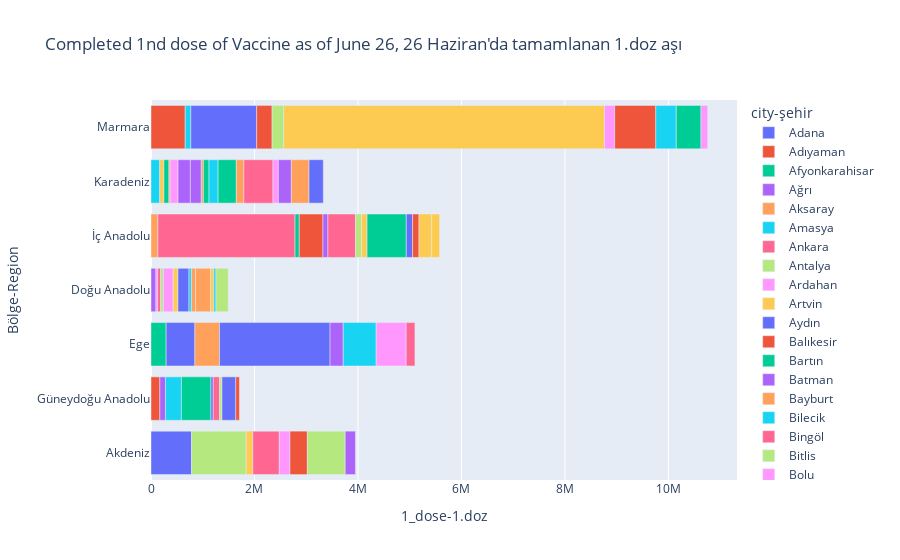

The notebook cell this image was saved under:
### Code cell
fig = px.bar(covid, x="1_dose-1.doz", y="Bölge-Region", color="city-şehir", title="Completed 1nd dose of Vaccine as of June 26, 26 Haziran'da tamamlanan 1.doz aşı")
fig.show()

### Figure 1 — Plotly figure (JSON) as saved in the notebook; plotly's stock layout.template omitted (floating-point values rounded to 4 significant figures)
{"data": [{"alignmentgroup": "True", "hovertemplate": "city-şehir=Adana<br>1_dose-1.doz=%{x}<br>Bölge-Region=%{y}<extra></extra>", "legendgroup": "Adana", "marker": {"color": "#636efa", "pattern": {"shape": ""}}, "name": "Adana", "offsetgroup": "Adana", "orientation": "h", "showlegend": true, "textposition": "auto", "type": "bar", "x": [784464], "xaxis": "x", "y": ["Akdeniz"], "yaxis": "y"}, {"alignmentgroup": "True", "hovertemplate": "city-şehir=Adıyaman<br>1_dose-1.doz=%{x}<br>Bölge-Region=%{y}<extra></extra>", "legendgroup": "Adıyaman", "marker": {"color": "#EF553B", "pattern": {"shape": ""}}, "name": "Adıyaman", "offsetgroup": "Adıyaman", "orientation": "h", "showlegend": true, "textposition": "auto", "type": "bar", "x": [170847], "xaxis": "x", "y": ["Güneydoğu Anadolu"], "yaxis": "y"}, {"alignmentgroup": "True", "hovertemplate": "city-şehir=Afyonkarahisar<br>1_dose-1.doz=%{x}<br>Bölge-Region=%{y}<extra></extra>", "legendgroup": "Afyonkarahisar", "marker": {"color": "#00cc96", "pattern": {"shape": ""}}, "name": "Afyonkarahisar", "offsetgroup": "Afyonkarahisar", "orientation": "h", "showlegend": true, "textposition": "auto", "type": "bar", "x": [292611], "xaxis": "x", "y": ["Ege"], "yaxis": "y"}, {"alignmentgroup": "True", "hovertemplate": "city-şehir=Ağrı<br>1_dose-1.doz=%{x}<br>Bölge-Region=%{y}<extra></extra>", "legendgroup": "Ağrı", "marker": {"color": "#ab63fa", "pattern": {"shape": ""}}, "name": "Ağrı", "offsetgroup": "Ağrı", "orientation": "h", "showlegend": true, "textposition": "auto", "type": "bar", "x": [94807], "xaxis": "x", "y": ["Doğu Anadolu"], "yaxis": "y"}, {"alignmentgroup": "True", "hovertemplate": "city-şehir=Aksaray<br>1_dose-1.doz=%{x}<br>Bölge-Region=%{y}<extra></extra>", "legendgroup": "Aksaray", "marker": {"color": "#FFA15A", "pattern": {"shape": ""}}, "name": "Aksaray", "offsetgroup": "Aksaray", "orientation": "h", "showlegend": true, "textposition": "auto", "type": "bar", "x": [131889], "xaxis": "x", "y": ["İç Anadolu"], "yaxis": "y"}, {"alignmentgroup": "True", "hovertemplate": "city-şehir=Amasya<br>1_dose-1.doz=%{x}<br>Bölge-Region=%{y}<extra></extra>", "legendgroup": "Amasya", "marker": {"color": "#19d3f3", "pattern": {"shape": ""}}, "name": "Amasya", "offsetgroup": "Amasya", "orientation": "h", "showlegend": true, "textposition": "auto", "type": "bar", "x": [169285], "xaxis": "x", "y": ["Karadeniz"], "yaxis": "y"}, {"alignmentgroup": "True", "hovertemplate": "city-şehir=Ankara<br>1_dose-1.doz=%{x}<br>Bölge-Region=%{y}<extra></extra>", "legendgroup": "Ankara", "marker": {"color": "#FF6692", "pattern": {"shape": ""}}, "name": "Ankara", "offsetgroup": "Ankara", "orientation": "h", "showlegend": true, "textposition": "auto", "type": "bar", "x": [2652085], "xaxis": "x", "y": ["İç Anadolu"], "yaxis": "y"}, {"alignmentgroup": "True", "hovertemplate": "city-şehir=Antalya<br>1_dose-1.doz=%{x}<br>Bölge-Region=%{y}<extra></extra>", "legendgroup": "Antalya", "marker": {"color": "#B6E880", "pattern": {"shape": ""}}, "name": "Antalya", "offsetgroup": "Antalya", "orientation": "h", "showlegend": true, "textposition": "auto", "type": "bar", "x": [1055350], "xaxis": "x", "y": ["Akdeniz"], "yaxis": "y"}, {"alignmentgroup": "True", "hovertemplate": "city-şehir=Ardahan<br>1_dose-1.doz=%{x}<br>Bölge-Region=%{y}<extra></extra>", "legendgroup": "Ardahan", "marker": {"color": "#FF97FF", "pattern": {"shape": ""}}, "name": "Ardahan", "offsetgroup": "Ardahan", "orientation": "h", "showlegend": true, "textposition": "auto", "type": "bar", "x": [34629], "xaxis": "x", "y": ["Doğu Anadolu"], "yaxis": "y"}, {"alignmentgroup": "True", "hovertemplate": "city-şehir=Artvin<br>1_dose-1.doz=%{x}<br>Bölge-Region=%{y}<extra></extra>", "legendgroup": "Artvin", "marker": {"color": "#FECB52", "pattern": {"shape": ""}}, "name": "Artvin", "offsetgroup": "Artvin", "orientation": "h", "showlegend": true, "textposition": "auto", "type": "bar", "x": [80554], "xaxis": "x", "y": ["Karadeniz"], "yaxis": "y"}, {"alignmentgroup": "True", "hovertemplate": "city-şehir=Aydın<br>1_dose-1.doz=%{x}<br>Bölge-Region=%{y}<extra></extra>", "legendgroup": "Aydın", "marker": {"color": "#636efa", "pattern": {"shape": ""}}, "name": "Aydın", "offsetgroup": "Aydın", "orientation": "h", "showlegend": true, "textposition": "auto", "type": "bar", "x": [555807], "xaxis": "x", "y": ["Ege"], "yaxis": "y"}, {"alignmentgroup": "True", "hovertemplate": "city-şehir=Balıkesir<br>1_dose-1.doz=%{x}<br>Bölge-Region=%{y}<extra></extra>", "legendgroup": "Balıkesir", "marker": {"color": "#EF553B", "pattern": {"shape": ""}}, "name": "Balıkesir", "offsetgroup": "Balıkesir", "orientation": "h", "showlegend": true, "textposition": "auto", "type": "bar", "x": [661424], "xaxis": "x", "y": ["Marmara"], "yaxis": "y"}, {"alignmentgroup": "True", "hovertemplate": "city-şehir=Bartın<br>1_dose-1.doz=%{x}<br>Bölge-Region=%{y}<extra></extra>", "legendgroup": "Bartın", "marker": {"color": "#00cc96", "pattern": {"shape": ""}}, "name": "Bartın", "offsetgroup": "Bartın", "orientation": "h", "showlegend": true, "textposition": "auto", "type": "bar", "x": [96816], "xaxis": "x", "y": ["Karadeniz"], "yaxis": "y"}, {"alignmentgroup": "True", "hovertemplate": "city-şehir=Batman<br>1_dose-1.doz=%{x}<br>Bölge-Region=%{y}<extra></extra>", "legendgroup": "Batman", "marker": {"color": "#ab63fa", "pattern": {"shape": ""}}, "name": "Batman", "offsetgroup": "Batman", "orientation": "h", "showlegend": true, "textposition": "auto", "type": "bar", "x": [108989], "xaxis": "x", "y": ["Güneydoğu Anadolu"], "yaxis": "y"}, {"alignmentgroup": "True", "hovertemplate": "city-şehir=Bayburt<br>1_dose-1.doz=%{x}<br>Bölge-Region=%{y}<extra></extra>", "legendgroup": "Bayburt", "marker": {"color": "#FFA15A", "pattern": {"shape": ""}}, "name": "Bayburt", "offsetgroup": "Bayburt", "orientation": "h", "showlegend": true, "textposition": "auto", "type": "bar", "x": [24128], "xaxis": "x", "y": ["Karadeniz"], "yaxis": "y"}, {"alignmentgroup": "True", "hovertemplate": "city-şehir=Bilecik<br>1_dose-1.doz=%{x}<br>Bölge-Region=%{y}<extra></extra>", "legendgroup": "Bilecik", "marker": {"color": "#19d3f3", "pattern": {"shape": ""}}, "name": "Bilecik", "offsetgroup": "Bilecik", "orientation": "h", "showlegend": true, "textposition": "auto", "type": "bar", "x": [108385], "xaxis": "x", "y": ["Marmara"], "yaxis": "y"}, {"alignmentgroup": "True", "hovertemplate": "city-şehir=Bingöl<br>1_dose-1.doz=%{x}<br>Bölge-Region=%{y}<extra></extra>", "legendgroup": "Bingöl", "marker": {"color": "#FF6692", "pattern": {"shape": ""}}, "name": "Bingöl", "offsetgroup": "Bingöl", "orientation": "h", "showlegend": true, "textposition": "auto", "type": "bar", "x": [57366], "xaxis": "x", "y": ["Doğu Anadolu"], "yaxis": "y"}, {"alignmentgroup": "True", "hovertemplate": "city-şehir=Bitlis<br>1_dose-1.doz=%{x}<br>Bölge-Region=%{y}<extra></extra>", "legendgroup": "Bitlis", "marker": {"color": "#B6E880", "pattern": {"shape": ""}}, "name": "Bitlis", "offsetgroup": "Bitlis", "orientation": "h", "showlegend": true, "textposition": "auto", "type": "bar", "x": [51093], "xaxis": "x", "y": ["Doğu Anadolu"], "yaxis": "y"}, {"alignmentgroup": "True", "hovertemplate": "city-şehir=Bolu<br>1_dose-1.doz=%{x}<br>Bölge-Region=%{y}<extra></extra>", "legendgroup": "Bolu", "marker": {"color": "#FF97FF", "pattern": {"shape": ""}}, "name": "Bolu", "offsetgroup": "Bolu", "orientation": "h", "showlegend": true, "textposition": "auto", "type": "bar", "x": [151636], "xaxis": "x", "y": ["Karadeniz"], "yaxis": "y"}, {"alignmentgroup": "True", "hovertemplate": "city-şehir=Burdur<br>1_dose-1.doz=%{x}<br>Bölge-Region=%{y}<extra></extra>", "legendgroup": "Burdur", "marker": {"color": "#FECB52", "pattern": {"shape": ""}}, "name": "Burdur", "offsetgroup": "Burdur", "orientation": "h", "showlegend": true, "textposition": "auto", "type": "bar", "x": [128036], "xaxis": "x", "y": ["Akdeniz"], "yaxis": "y"}, {"alignmentgroup": "True", "hovertemplate": "city-şehir=Bursa<br>1_dose-1.doz=%{x}<br>Bölge-Region=%{y}<extra></extra>", "legendgroup": "Bursa", "marker": {"color": "#636efa", "pattern": {"shape": ""}}, "name": "Bursa", "offsetgroup": "Bursa", "orientation": "h", "showlegend": true, "textposition": "auto", "type": "bar", "x": [1272038], "xaxis": "x", "y": ["Marmara"], "yaxis": "y"}, {"alignmentgroup": "True", "hovertemplate": "city-şehir=Çanakkale<br>1_dose-1.doz=%{x}<br>Bölge-Region=%{y}<extra></extra>", "legendgroup": "Çanakkale", "marker": {"color": "#EF553B", "pattern": {"shape": ""}}, "name": "Çanakkale", "offsetgroup": "Çanakkale", "orientation": "h", "showlegend": true, "textposition": "auto", "type": "bar", "x": [298662], "xaxis": "x", "y": ["Marmara"], "yaxis": "y"}, {"alignmentgroup": "True", "hovertemplate": "city-şehir=Çankırı<br>1_dose-1.doz=%{x}<br>Bölge-Region=%{y}<extra></extra>", "legendgroup": "Çankırı", "marker": {"color": "#00cc96", "pattern": {"shape": ""}}, "name": "Çankırı", "offsetgroup": "Çankırı", "orientation": "h", "showlegend": true, "textposition": "auto", "type": "bar", "x": [81521], "xaxis": "x", "y": ["İç Anadolu"], "yaxis": "y"}, {"alignmentgroup": "True", "hovertemplate": "city-şehir=Çorum<br>1_dose-1.doz=%{x}<br>Bölge-Region=%{y}<extra></extra>", "legendgroup": "Çorum", "marker": {"color": "#ab63fa", "pattern": {"shape": ""}}, "name": "Çorum", "offsetgroup": "Çorum", "orientation": "h", "showlegend": true, "textposition": "auto", "type": "bar", "x": [238440], "xaxis": "x", "y": ["Karadeniz"], "yaxis": "y"}, {"alignmentgroup": "True", "hovertemplate": "city-şehir=Denizli<br>1_dose-1.doz=%{x}<br>Bölge-Region=%{y}<extra></extra>", "legendgroup": "Denizli", "marker": {"color": "#FFA15A", "pattern": {"shape": ""}}, "name": "Denizli", "offsetgroup": "Denizli", "orientation": "h", "showlegend": true, "textposition": "auto", "type": "bar", "x": [475605], "xaxis": "x", "y": ["Ege"], "yaxis": "y"}, {"alignmentgroup": "True", "hovertemplate": "city-şehir=Diyarbakır<br>1_dose-1.doz=%{x}<br>Bölge-Region=%{y}<extra></extra>", "legendgroup": "Diyarbakır", "marker": {"color": "#19d3f3", "pattern": {"shape": ""}}, "name": "Diyarbakır", "offsetgroup": "Diyarbakır", "orientation": "h", "showlegend": true, "textposition": "auto", "type": "bar", "x": [307868], "xaxis": "x", "y": ["Güneydoğu Anadolu"], "yaxis": "y"}, {"alignmentgroup": "True", "hovertemplate": "city-şehir=Düzce<br>1_dose-1.doz=%{x}<br>Bölge-Region=%{y}<extra></extra>", "legendgroup": "Düzce", "marker": {"color": "#FF6692", "pattern": {"shape": ""}}, "name": "Düzce", "offsetgroup": "Düzce", "orientation": "h", "showlegend": true, "textposition": "auto", "type": "bar", "x": [158046], "xaxis": "x", "y": [null], "yaxis": "y"}, {"alignmentgroup": "True", "hovertemplate": "city-şehir=Edirne<br>1_dose-1.doz=%{x}<br>Bölge-Region=%{y}<extra></extra>", "legendgroup": "Edirne", "marker": {"color": "#B6E880", "pattern": {"shape": ""}}, "name": "Edirne", "offsetgroup": "Edirne", "orientation": "h", "showlegend": true, "textposition": "auto", "type": "bar", "x": [226150], "xaxis": "x", "y": ["Marmara"], "yaxis": "y"}, {"alignmentgroup": "True", "hovertemplate": "city-şehir=Elazığ<br>1_dose-1.doz=%{x}<br>Bölge-Region=%{y}<extra></extra>", "legendgroup": "Elazığ", "marker": {"color": "#FF97FF", "pattern": {"shape": ""}}, "name": "Elazığ", "offsetgroup": "Elazığ", "orientation": "h", "showlegend": true, "textposition": "auto", "type": "bar", "x": [191848], "xaxis": "x", "y": ["Doğu Anadolu"], "yaxis": "y"}, {"alignmentgroup": "True", "hovertemplate": "city-şehir=Erzincan<br>1_dose-1.doz=%{x}<br>Bölge-Region=%{y}<extra></extra>", "legendgroup": "Erzincan", "marker": {"color": "#FECB52", "pattern": {"shape": ""}}, "name": "Erzincan", "offsetgroup": "Erzincan", "orientation": "h", "showlegend": true, "textposition": "auto", "type": "bar", "x": [91827], "xaxis": "x", "y": ["Doğu Anadolu"], "yaxis": "y"}, {"alignmentgroup": "True", "hovertemplate": "city-şehir=Erzurum<br>1_dose-1.doz=%{x}<br>Bölge-Region=%{y}<extra></extra>", "legendgroup": "Erzurum", "marker": {"color": "#636efa", "pattern": {"shape": ""}}, "name": "Erzurum", "offsetgroup": "Erzurum", "orientation": "h", "showlegend": true, "textposition": "auto", "type": "bar", "x": [212225], "xaxis": "x", "y": ["Doğu Anadolu"], "yaxis": "y"}, {"alignmentgroup": "True", "hovertemplate": "city-şehir=Eskişehir<br>1_dose-1.doz=%{x}<br>Bölge-Region=%{y}<extra></extra>", "legendgroup": "Eskişehir", "marker": {"color": "#EF553B", "pattern": {"shape": ""}}, "name": "Eskişehir", "offsetgroup": "Eskişehir", "orientation": "h", "showlegend": true, "textposition": "auto", "type": "bar", "x": [457620], "xaxis": "x", "y": ["İç Anadolu"], "yaxis": "y"}, {"alignmentgroup": "True", "hovertemplate": "city-şehir=Gaziantep<br>1_dose-1.doz=%{x}<br>Bölge-Region=%{y}<extra></extra>", "legendgroup": "Gaziantep", "marker": {"color": "#00cc96", "pattern": {"shape": ""}}, "name": "Gaziantep", "offsetgroup": "Gaziantep", "orientation": "h", "showlegend": true, "textposition": "auto", "type": "bar", "x": [570536], "xaxis": "x", "y": ["Güneydoğu Anadolu"], "yaxis": "y"}, {"alignmentgroup": "True", "hovertemplate": "city-şehir=Giresun<br>1_dose-1.doz=%{x}<br>Bölge-Region=%{y}<extra></extra>", "legendgroup": "Giresun", "marker": {"color": "#ab63fa", "pattern": {"shape": ""}}, "name": "Giresun", "offsetgroup": "Giresun", "orientation": "h", "showlegend": true, "textposition": "auto", "type": "bar", "x": [210905], "xaxis": "x", "y": ["Karadeniz"], "yaxis": "y"}, {"alignmentgroup": "True", "hovertemplate": "city-şehir=Gümüşhane<br>1_dose-1.doz=%{x}<br>Bölge-Region=%{y}<extra></extra>", "legendgroup": "Gümüşhane", "marker": {"color": "#FFA15A", "pattern": {"shape": ""}}, "name": "Gümüşhane", "offsetgroup": "Gümüşhane", "orientation": "h", "showlegend": true, "textposition": "auto", "type": "bar", "x": [41380], "xaxis": "x", "y": ["Karadeniz"], "yaxis": "y"}, {"alignmentgroup": "True", "hovertemplate": "city-şehir=Hakkari<br>1_dose-1.doz=%{x}<br>Bölge-Region=%{y}<extra></extra>", "legendgroup": "Hakkari", "marker": {"color": "#19d3f3", "pattern": {"shape": ""}}, "name": "Hakkari", "offsetgroup": "Hakkari", "orientation": "h", "showlegend": true, "textposition": "auto", "type": "bar", "x": [47078], "xaxis": "x", "y": ["Doğu Anadolu"], "yaxis": "y"}, {"alignmentgroup": "True", "hovertemplate": "city-şehir=Hatay<br>1_dose-1.doz=%{x}<br>Bölge-Region=%{y}<extra></extra>", "legendgroup": "Hatay", "marker": {"color": "#FF6692", "pattern": {"shape": ""}}, "name": "Hatay", "offsetgroup": "Hatay", "orientation": "h", "showlegend": true, "textposition": "auto", "type": "bar", "x": [512074], "xaxis": "x", "y": ["Akdeniz"], "yaxis": "y"}, {"alignmentgroup": "True", "hovertemplate": "city-şehir=Iğdır<br>1_dose-1.doz=%{x}<br>Bölge-Region=%{y}<extra></extra>", "legendgroup": "Iğdır", "marker": {"color": "#B6E880", "pattern": {"shape": ""}}, "name": "Iğdır", "offsetgroup": "Iğdır", "orientation": "h", "showlegend": true, "textposition": "auto", "type": "bar", "x": [43627], "xaxis": "x", "y": [null], "yaxis": "y"}, {"alignmentgroup": "True", "hovertemplate": "city-şehir=Isparta<br>1_dose-1.doz=%{x}<br>Bölge-Region=%{y}<extra></extra>", "legendgroup": "Isparta", "marker": {"color": "#FF97FF", "pattern": {"shape": ""}}, "name": "Isparta", "offsetgroup": "Isparta", "orientation": "h", "showlegend": true, "textposition": "auto", "type": "bar", "x": [205991], "xaxis": "x", "y": ["Akdeniz"], "yaxis": "y"}, {"alignmentgroup": "True", "hovertemplate": "city-şehir=İstanbul<br>1_dose-1.doz=%{x}<br>Bölge-Region=%{y}<extra></extra>", "legendgroup": "İstanbul", "marker": {"color": "#FECB52", "pattern": {"shape": ""}}, "name": "İstanbul", "offsetgroup": "İstanbul", "orientation": "h", "showlegend": true, "textposition": "auto", "type": "bar", "x": [6197550], "xaxis": "x", "y": ["Marmara"], "yaxis": "y"}, {"alignmentgroup": "True", "hovertemplate": "city-şehir=İzmir<br>1_dose-1.doz=%{x}<br>Bölge-Region=%{y}<extra></extra>", "legendgroup": "İzmir", "marker": {"color": "#636efa", "pattern": {"shape": ""}}, "name": "İzmir", "offsetgroup": "İzmir", "orientation": "h", "showlegend": true, "textposition": "auto", "type": "bar", "x": [2136705], "xaxis": "x", "y": ["Ege"], "yaxis": "y"}, {"alignmentgroup": "True", "hovertemplate": "city-şehir=Kahramanmaraş<br>1_dose-1.doz=%{x}<br>Bölge-Region=%{y}<extra></extra>", "legendgroup": "Kahramanmaraş", "marker": {"color": "#EF553B", "pattern": {"shape": ""}}, "name": "Kahramanmaraş", "offsetgroup": "Kahramanmaraş", "orientation": "h", "showlegend": true, "textposition": "auto", "type": "bar", "x": [336185], "xaxis": "x", "y": ["Akdeniz"], "yaxis": "y"}, {"alignmentgroup": "True", "hovertemplate": "city-şehir=Karabük<br>1_dose-1.doz=%{x}<br>Bölge-Region=%{y}<extra></extra>", "legendgroup": "Karabük", "marker": {"color": "#00cc96", "pattern": {"shape": ""}}, "name": "Karabük", "offsetgroup": "Karabük", "orientation": "h", "showlegend": true, "textposition": "auto", "type": "bar", "x": [107924], "xaxis": "x", "y": ["Karadeniz"], "yaxis": "y"}, {"alignmentgroup": "True", "hovertemplate": "city-şehir=Karaman<br>1_dose-1.doz=%{x}<br>Bölge-Region=%{y}<extra></extra>", "legendgroup": "Karaman", "marker": {"color": "#ab63fa", "pattern": {"shape": ""}}, "name": "Karaman", "offsetgroup": "Karaman", "orientation": "h", "showlegend": true, "textposition": "auto", "type": "bar", "x": [96204], "xaxis": "x", "y": ["İç Anadolu"], "yaxis": "y"}, {"alignmentgroup": "True", "hovertemplate": "city-şehir=Kars<br>1_dose-1.doz=%{x}<br>Bölge-Region=%{y}<extra></extra>", "legendgroup": "Kars", "marker": {"color": "#FFA15A", "pattern": {"shape": ""}}, "name": "Kars", "offsetgroup": "Kars", "orientation": "h", "showlegend": true, "textposition": "auto", "type": "bar", "x": [81829], "xaxis": "x", "y": ["Doğu Anadolu"], "yaxis": "y"}, {"alignmentgroup": "True", "hovertemplate": "city-şehir=Kastamonu<br>1_dose-1.doz=%{x}<br>Bölge-Region=%{y}<extra></extra>", "legendgroup": "Kastamonu", "marker": {"color": "#19d3f3", "pattern": {"shape": ""}}, "name": "Kastamonu", "offsetgroup": "Kastamonu", "orientation": "h", "showlegend": true, "textposition": "auto", "type": "bar", "x": [175799], "xaxis": "x", "y": ["Karadeniz"], "yaxis": "y"}, {"alignmentgroup": "True", "hovertemplate": "city-şehir=Kayseri<br>1_dose-1.doz=%{x}<br>Bölge-Region=%{y}<extra></extra>", "legendgroup": "Kayseri", "marker": {"color": "#FF6692", "pattern": {"shape": ""}}, "name": "Kayseri", "offsetgroup": "Kayseri", "orientation": "h", "showlegend": true, "textposition": "auto", "type": "bar", "x": [534876], "xaxis": "x", "y": ["İç Anadolu"], "yaxis": "y"}, {"alignmentgroup": "True", "hovertemplate": "city-şehir=Kırıkkale<br>1_dose-1.doz=%{x}<br>Bölge-Region=%{y}<extra></extra>", "legendgroup": "Kırıkkale", "marker": {"color": "#B6E880", "pattern": {"shape": ""}}, "name": "Kırıkkale", "offsetgroup": "Kırıkkale", "orientation": "h", "showlegend": true, "textposition": "auto", "type": "bar", "x": [114702], "xaxis": "x", "y": ["İç Anadolu"], "yaxis": "y"}, {"alignmentgroup": "True", "hovertemplate": "city-şehir=Kırklareli<br>1_dose-1.doz=%{x}<br>Bölge-Region=%{y}<extra></extra>", "legendgroup": "Kırklareli", "marker": {"color": "#FF97FF", "pattern": {"shape": ""}}, "name": "Kırklareli", "offsetgroup": "Kırklareli", "orientation": "h", "showlegend": true, "textposition": "auto", "type": "bar", "x": [197631], "xaxis": "x", "y": ["Marmara"], "yaxis": "y"}, {"alignmentgroup": "True", "hovertemplate": "city-şehir=Kırşehir<br>1_dose-1.doz=%{x}<br>Bölge-Region=%{y}<extra></extra>", "legendgroup": "Kırşehir", "marker": {"color": "#FECB52", "pattern": {"shape": ""}}, "name": "Kırşehir", "offsetgroup": "Kırşehir", "orientation": "h", "showlegend": true, "textposition": "auto", "type": "bar", "x": [106990], "xaxis": "x", "y": ["İç Anadolu"], "yaxis": "y"}, {"alignmentgroup": "True", "hovertemplate": "city-şehir=Kilis<br>1_dose-1.doz=%{x}<br>Bölge-Region=%{y}<extra></extra>", "legendgroup": "Kilis", "marker": {"color": "#636efa", "pattern": {"shape": ""}}, "name": "Kilis", "offsetgroup": "Kilis", "orientation": "h", "showlegend": true, "textposition": "auto", "type": "bar", "x": [43872], "xaxis": "x", "y": ["Güneydoğu Anadolu"], "yaxis": "y"}, {"alignmentgroup": "True", "hovertemplate": "city-şehir=Kocaeli<br>1_dose-1.doz=%{x}<br>Bölge-Region=%{y}<extra></extra>", "legendgroup": "Kocaeli", "marker": {"color": "#EF553B", "pattern": {"shape": ""}}, "name": "Kocaeli", "offsetgroup": "Kocaeli", "orientation": "h", "showlegend": true, "textposition": "auto", "type": "bar", "x": [793994], "xaxis": "x", "y": ["Marmara"], "yaxis": "y"}, {"alignmentgroup": "True", "hovertemplate": "city-şehir=Konya<br>1_dose-1.doz=%{x}<br>Bölge-Region=%{y}<extra></extra>", "legendgroup": "Konya", "marker": {"color": "#00cc96", "pattern": {"shape": ""}}, "name": "Konya", "offsetgroup": "Konya", "orientation": "h", "showlegend": true, "textposition": "auto", "type": "bar", "x": [757561], "xaxis": "x", "y": ["İç Anadolu"], "yaxis": "y"}, {"alignmentgroup": "True", "hovertemplate": "city-şehir=Kütahya<br>1_dose-1.doz=%{x}<br>Bölge-Region=%{y}<extra></extra>", "legendgroup": "Kütahya", "marker": {"color": "#ab63fa", "pattern": {"shape": ""}}, "name": "Kütahya", "offsetgroup": "Kütahya", "orientation": "h", "showlegend": true, "textposition": "auto", "type": "bar", "x": [254612], "xaxis": "x", "y": ["Ege"], "yaxis": "y"}, {"alignmentgroup": "True", "hovertemplate": "city-şehir=Malatya<br>1_dose-1.doz=%{x}<br>Bölge-Region=%{y}<extra></extra>", "legendgroup": "Malatya", "marker": {"color": "#FFA15A", "pattern": {"shape": ""}}, "name": "Malatya", "offsetgroup": "Malatya", "orientation": "h", "showlegend": true, "textposition": "auto", "type": "bar", "x": [290096], "xaxis": "x", "y": ["Doğu Anadolu"], "yaxis": "y"}, {"alignmentgroup": "True", "hovertemplate": "city-şehir=Manisa<br>1_dose-1.doz=%{x}<br>Bölge-Region=%{y}<extra></extra>", "legendgroup": "Manisa", "marker": {"color": "#19d3f3", "pattern": {"shape": ""}}, "name": "Manisa", "offsetgroup": "Manisa", "orientation": "h", "showlegend": true, "textposition": "auto", "type": "bar", "x": [637609], "xaxis": "x", "y": ["Ege"], "yaxis": "y"}, {"alignmentgroup": "True", "hovertemplate": "city-şehir=Mardin<br>1_dose-1.doz=%{x}<br>Bölge-Region=%{y}<extra></extra>", "legendgroup": "Mardin", "marker": {"color": "#FF6692", "pattern": {"shape": ""}}, "name": "Mardin", "offsetgroup": "Mardin", "orientation": "h", "showlegend": true, "textposition": "auto", "type": "bar", "x": [124235], "xaxis": "x", "y": ["Güneydoğu Anadolu"], "yaxis": "y"}, {"alignmentgroup": "True", "hovertemplate": "city-şehir=Mersin<br>1_dose-1.doz=%{x}<br>Bölge-Region=%{y}<extra></extra>", "legendgroup": "Mersin", "marker": {"color": "#B6E880", "pattern": {"shape": ""}}, "name": "Mersin", "offsetgroup": "Mersin", "orientation": "h", "showlegend": true, "textposition": "auto", "type": "bar", "x": [730833], "xaxis": "x", "y": ["Akdeniz"], "yaxis": "y"}, {"alignmentgroup": "True", "hovertemplate": "city-şehir=Muğla<br>1_dose-1.doz=%{x}<br>Bölge-Region=%{y}<extra></extra>", "legendgroup": "Muğla", "marker": {"color": "#FF97FF", "pattern": {"shape": ""}}, "name": "Muğla", "offsetgroup": "Muğla", "orientation": "h", "showlegend": true, "textposition": "auto", "type": "bar", "x": [578641], "xaxis": "x", "y": ["Ege"], "yaxis": "y"}, {"alignmentgroup": "True", "hovertemplate": "city-şehir=Muş<br>1_dose-1.doz=%{x}<br>Bölge-Region=%{y}<extra></extra>", "legendgroup": "Muş", "marker": {"color": "#FECB52", "pattern": {"shape": ""}}, "name": "Muş", "offsetgroup": "Muş", "orientation": "h", "showlegend": true, "textposition": "auto", "type": "bar", "x": [62187], "xaxis": "x", "y": ["Doğu Anadolu"], "yaxis": "y"}, {"alignmentgroup": "True", "hovertemplate": "city-şehir=Nevşehir<br>1_dose-1.doz=%{x}<br>Bölge-Region=%{y}<extra></extra>", "legendgroup": "Nevşehir", "marker": {"color": "#636efa", "pattern": {"shape": ""}}, "name": "Nevşehir", "offsetgroup": "Nevşehir", "orientation": "h", "showlegend": true, "textposition": "auto", "type": "bar", "x": [122431], "xaxis": "x", "y": ["İç Anadolu"], "yaxis": "y"}, {"alignmentgroup": "True", "hovertemplate": "city-şehir=Niğde<br>1_dose-1.doz=%{x}<br>Bölge-Region=%{y}<extra></extra>", "legendgroup": "Niğde", "marker": {"color": "#EF553B", "pattern": {"shape": ""}}, "name": "Niğde", "offsetgroup": "Niğde", "orientation": "h", "showlegend": true, "textposition": "auto", "type": "bar", "x": [123623], "xaxis": "x", "y": ["İç Anadolu"], "yaxis": "y"}, {"alignmentgroup": "True", "hovertemplate": "city-şehir=Ordu<br>1_dose-1.doz=%{x}<br>Bölge-Region=%{y}<extra></extra>", "legendgroup": "Ordu", "marker": {"color": "#00cc96", "pattern": {"shape": ""}}, "name": "Ordu", "offsetgroup": "Ordu", "orientation": "h", "showlegend": true, "textposition": "auto", "type": "bar", "x": [352377], "xaxis": "x", "y": ["Karadeniz"], "yaxis": "y"}, {"alignmentgroup": "True", "hovertemplate": "city-şehir=Osmaniye<br>1_dose-1.doz=%{x}<br>Bölge-Region=%{y}<extra></extra>", "legendgroup": "Osmaniye", "marker": {"color": "#ab63fa", "pattern": {"shape": ""}}, "name": "Osmaniye", "offsetgroup": "Osmaniye", "orientation": "h", "showlegend": true, "textposition": "auto", "type": "bar", "x": [198547], "xaxis": "x", "y": ["Akdeniz"], "yaxis": "y"}, {"alignmentgroup": "True", "hovertemplate": "city-şehir=Rize<br>1_dose-1.doz=%{x}<br>Bölge-Region=%{y}<extra></extra>", "legendgroup": "Rize", "marker": {"color": "#FFA15A", "pattern": {"shape": ""}}, "name": "Rize", "offsetgroup": "Rize", "orientation": "h", "showlegend": true, "textposition": "auto", "type": "bar", "x": [145810], "xaxis": "x", "y": ["Karadeniz"], "yaxis": "y"}, {"alignmentgroup": "True", "hovertemplate": "city-şehir=Sakarya<br>1_dose-1.doz=%{x}<br>Bölge-Region=%{y}<extra></extra>", "legendgroup": "Sakarya", "marker": {"color": "#19d3f3", "pattern": {"shape": ""}}, "name": "Sakarya", "offsetgroup": "Sakarya", "orientation": "h", "showlegend": true, "textposition": "auto", "type": "bar", "x": [395582], "xaxis": "x", "y": ["Marmara"], "yaxis": "y"}, {"alignmentgroup": "True", "hovertemplate": "city-şehir=Samsun<br>1_dose-1.doz=%{x}<br>Bölge-Region=%{y}<extra></extra>", "legendgroup": "Samsun", "marker": {"color": "#FF6692", "pattern": {"shape": ""}}, "name": "Samsun", "offsetgroup": "Samsun", "orientation": "h", "showlegend": true, "textposition": "auto", "type": "bar", "x": [562448], "xaxis": "x", "y": ["Karadeniz"], "yaxis": "y"}, {"alignmentgroup": "True", "hovertemplate": "city-şehir=Siirt<br>1_dose-1.doz=%{x}<br>Bölge-Region=%{y}<extra></extra>", "legendgroup": "Siirt", "marker": {"color": "#B6E880", "pattern": {"shape": ""}}, "name": "Siirt", "offsetgroup": "Siirt", "orientation": "h", "showlegend": true, "textposition": "auto", "type": "bar", "x": [45367], "xaxis": "x", "y": ["Güneydoğu Anadolu"], "yaxis": "y"}, {"alignmentgroup": "True", "hovertemplate": "city-şehir=Sinop<br>1_dose-1.doz=%{x}<br>Bölge-Region=%{y}<extra></extra>", "legendgroup": "Sinop", "marker": {"color": "#FF97FF", "pattern": {"shape": ""}}, "name": "Sinop", "offsetgroup": "Sinop", "orientation": "h", "showlegend": true, "textposition": "auto", "type": "bar", "x": [104450], "xaxis": "x", "y": ["Karadeniz"], "yaxis": "y"}, {"alignmentgroup": "True", "hovertemplate": "city-şehir=Sivas<br>1_dose-1.doz=%{x}<br>Bölge-Region=%{y}<extra></extra>", "legendgroup": "Sivas", "marker": {"color": "#FECB52", "pattern": {"shape": ""}}, "name": "Sivas", "offsetgroup": "Sivas", "orientation": "h", "showlegend": true, "textposition": "auto", "type": "bar", "x": [245140], "xaxis": "x", "y": ["İç Anadolu"], "yaxis": "y"}, {"alignmentgroup": "True", "hovertemplate": "city-şehir=Şanlıurfa<br>1_dose-1.doz=%{x}<br>Bölge-Region=%{y}<extra></extra>", "legendgroup": "Şanlıurfa", "marker": {"color": "#636efa", "pattern": {"shape": ""}}, "name": "Şanlıurfa", "offsetgroup": "Şanlıurfa", "orientation": "h", "showlegend": true, "textposition": "auto", "type": "bar", "x": [266534], "xaxis": "x", "y": ["Güneydoğu Anadolu"], "yaxis": "y"}, {"alignmentgroup": "True", "hovertemplate": "city-şehir=Şırnak<br>1_dose-1.doz=%{x}<br>Bölge-Region=%{y}<extra></extra>", "legendgroup": "Şırnak", "marker": {"color": "#EF553B", "pattern": {"shape": ""}}, "name": "Şırnak", "offsetgroup": "Şırnak", "orientation": "h", "showlegend": true, "textposition": "auto", "type": "bar", "x": [70624], "xaxis": "x", "y": ["Güneydoğu Anadolu"], "yaxis": "y"}, {"alignmentgroup": "True", "hovertemplate": "city-şehir=Tekirdağ<br>1_dose-1.doz=%{x}<br>Bölge-Region=%{y}<extra></extra>", "legendgroup": "Tekirdağ", "marker": {"color": "#00cc96", "pattern": {"shape": ""}}, "name": "Tekirdağ", "offsetgroup": "Tekirdağ", "orientation": "h", "showlegend": true, "textposition": "auto", "type": "bar", "x": [477726], "xaxis": "x", "y": ["Marmara"], "yaxis": "y"}, {"alignmentgroup": "True", "hovertemplate": "city-şehir=Tokat<br>1_dose-1.doz=%{x}<br>Bölge-Region=%{y}<extra></extra>", "legendgroup": "Tokat", "marker": {"color": "#ab63fa", "pattern": {"shape": ""}}, "name": "Tokat", "offsetgroup": "Tokat", "orientation": "h", "showlegend": true, "textposition": "auto", "type": "bar", "x": [250396], "xaxis": "x", "y": ["Karadeniz"], "yaxis": "y"}, {"alignmentgroup": "True", "hovertemplate": "city-şehir=Trabzon<br>1_dose-1.doz=%{x}<br>Bölge-Region=%{y}<extra></extra>", "legendgroup": "Trabzon", "marker": {"color": "#FFA15A", "pattern": {"shape": ""}}, "name": "Trabzon", "offsetgroup": "Trabzon", "orientation": "h", "showlegend": true, "textposition": "auto", "type": "bar", "x": [341832], "xaxis": "x", "y": ["Karadeniz"], "yaxis": "y"}, {"alignmentgroup": "True", "hovertemplate": "city-şehir=Tunceli<br>1_dose-1.doz=%{x}<br>Bölge-Region=%{y}<extra></extra>", "legendgroup": "Tunceli", "marker": {"color": "#19d3f3", "pattern": {"shape": ""}}, "name": "Tunceli", "offsetgroup": "Tunceli", "orientation": "h", "showlegend": true, "textposition": "auto", "type": "bar", "x": [40463], "xaxis": "x", "y": ["Doğu Anadolu"], "yaxis": "y"}, {"alignmentgroup": "True", "hovertemplate": "city-şehir=Uşak<br>1_dose-1.doz=%{x}<br>Bölge-Region=%{y}<extra></extra>", "legendgroup": "Uşak", "marker": {"color": "#FF6692", "pattern": {"shape": ""}}, "name": "Uşak", "offsetgroup": "Uşak", "orientation": "h", "showlegend": true, "textposition": "auto", "type": "bar", "x": [169159], "xaxis": "x", "y": ["Ege"], "yaxis": "y"}, {"alignmentgroup": "True", "hovertemplate": "city-şehir=Van<br>1_dose-1.doz=%{x}<br>Bölge-Region=%{y}<extra></extra>", "legendgroup": "Van", "marker": {"color": "#B6E880", "pattern": {"shape": ""}}, "name": "Van", "offsetgroup": "Van", "orientation": "h", "showlegend": true, "textposition": "auto", "type": "bar", "x": [236641], "xaxis": "x", "y": ["Doğu Anadolu"], "yaxis": "y"}, {"alignmentgroup": "True", "hovertemplate": "city-şehir=Yalova<br>1_dose-1.doz=%{x}<br>Bölge-Region=%{y}<extra></extra>", "legendgroup": "Yalova", "marker": {"color": "#FF97FF", "pattern": {"shape": ""}}, "name": "Yalova", "offsetgroup": "Yalova", "orientation": "h", "showlegend": true, "textposition": "auto", "type": "bar", "x": [129888], "xaxis": "x", "y": ["Marmara"], "yaxis": "y"}, {"alignmentgroup": "True", "hovertemplate": "city-şehir=Yozgat<br>1_dose-1.doz=%{x}<br>Bölge-Region=%{y}<extra></extra>", "legendgroup": "Yozgat", "marker": {"color": "#FECB52", "pattern": {"shape": ""}}, "name": "Yozgat", "offsetgroup": "Yozgat", "orientation": "h", "showlegend": true, "textposition": "auto", "type": "bar", "x": [151825], "xaxis": "x", "y": ["İç Anadolu"], "yaxis": "y"}, {"alignmentgroup": "True", "hovertemplate": "city-şehir=Zonguldak<br>1_dose-1.doz=%{x}<br>Bölge-Region=%{y}<extra></extra>", "legendgroup": "Zonguldak", "marker": {"color": "#636efa", "pattern": {"shape": ""}}, "name": "Zonguldak", "offsetgroup": "Zonguldak", "orientation": "h", "showlegend": true, "textposition": "auto", "type": "bar", "x": [275433], "xaxis": "x", "y": ["Karadeniz"], "yaxis": "y"}], "layout": {"barmode": "relative", "legend": {"title": {"text": "city-şehir"}, "tracegroupgap": 0}, "title": {"text": "Completed 1nd dose of Vaccine as of June 26, 26 Haziran'da tamamlanan 1.doz aşı"}, "xaxis": {"anchor": "y", "domain": [0, 1], "title": {"text": "1_dose-1.doz"}}, "yaxis": {"anchor": "x", "domain": [0, 1], "title": {"text": "Bölge-Region"}}}}
